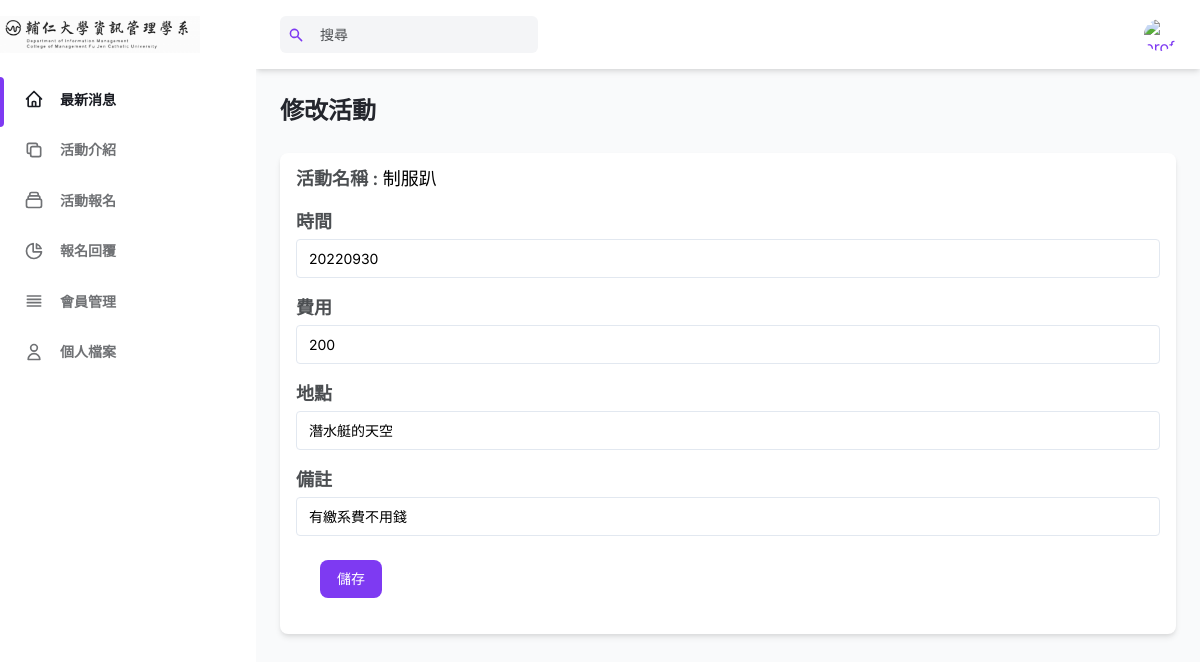
/update.php?AName=制服趴, run on the app's committed database.
### tables this page shows
CREATE TABLE `activity` (
  `AName` varchar(20) NOT NULL,
  `Time` int(10) NOT NULL,
  `Money` int(10) NOT NULL,
  `Place` varchar(20) NOT NULL,
  `ANote` text NOT NULL
);

### public/update.php (the view, shortened to what this page needs)
<!DOCTYPE html>
<html :class="{ 'theme-dark': dark }" x-data="data()" lang="en">
  <head>
    <link rel="stylesheet" href="./assets/css/tailwind.output.css" />
    <link rel="stylesheet" href="https://cdnjs.cloudflare.com/ajax/libs/Chart.js/2.9.3/Chart.min.css" />
  </head>
  <body>
    <div class="flex h-screen bg-gray-50 dark:bg-gray-900" :class="{ 'overflow-hidden': isSideMenuOpen }">
      <aside class="z-20 hidden w-64 overflow-y-auto bg-white dark:bg-gray-800 md:block flex-shrink-0">
        <div class="py-4 text-gray-500 dark:text-gray-400">
          <a class="ml-5 text-lg font-bold text-gray-800 dark:text-gray-200" href="index.php"><img src="assets/img/logo.png" width="200"></a>
          <ul class="mt-6">
            <li class="relative px-6 py-3">
              <span class="absolute inset-y-0 left-0 w-1 bg-purple-600 rounded-tr-lg rounded-br-lg" aria-hidden="true"></span>
              <a class="inline-flex items-center w-full text-sm font-semibold text-gray-800 transition-colors duration-150 hover:text-gray-800 dark:hover:text-gray-200 dark:text-gray-100"
                href="index.php">
                <span class="ml-4">最新消息</span>
              </a>
            </li>
          </ul>
          <ul>
          <li class="relative px-6 py-3">
              <a class="inline-flex items-center w-full text-sm font-semibold transition-colors duration-150 hover:text-gray-800 dark:hover:text-gray-200"
                href="modals.php">
                <svg class="w-5 h-5" aria-hidden="true" fill="none" stroke-linecap="round" stroke-linejoin="round" stroke-width="2" viewBox="0 0 24 24" stroke="currentColor">
                  <path d="M8 16H6a2 2 0 01-2-2V6a2 2 0 012-2h8a2 2 0 012 2v2m-6 12h8a2 2 0 002-2v-8a2 2 0 00-2-2h-8a2 2 0 00-2 2v8a2 2 0 002 2z"></path>
                </svg>
                <span class="ml-4">活動介紹</span>
              </a>
            </li>
            <li class="relative px-6 py-3">
              <a class="inline-flex items-center w-full text-sm font-semibold transition-colors duration-150 hover:text-gray-800 dark:hover:text-gray-200"
                href="forms_2.php">
                <span class="ml-4">活動報名</span>
              </a>
            </li>
            <li class="relative px-6 py-3">
              <a class="inline-flex items-center w-full text-sm font-semibold transition-colors duration-150 hover:text-gray-800 dark:hover:text-gray-200"
                href="cards.php">
                <svg class="w-5 h-5" aria-hidden="true" fill="none" stroke-linecap="round" stroke-linejoin="round" stroke-width="2" viewBox="0 0 24 24" stroke="currentColor">
                  <path d="M11 3.055A9.001 9.001 0 1020.945 13H11V3.055z"></path>
                  <path d="M20.488 9H15V3.512A9.025 9.025 0 0120.488 9z"></path>
                </svg>
                <span class="ml-4">報名回覆</span>
              </a>
            </li>
            <li class="relative px-6 py-3">
              <a class="inline-flex items-center w-full text-sm font-semibold transition-colors duration-150 hover:text-gray-800 dark:hover:text-gray-200"
                href="tables.php">
                <svg class="w-5 h-5" aria-hidden="true" fill="none" stroke-linecap="round" stroke-linejoin="round" stroke-width="2" viewBox="0 0 24 24" stroke="currentColor">
                  <path d="M4 6h16M4 10h16M4 14h16M4 18h16"></path>
                </svg>
                <span class="ml-4">會員管理</span>
              </a>
            </li>
            <li class="relative px-6 py-3">
              <a class="inline-flex items-center w-full text-sm font-semibold transition-colors duration-150 hover:text-gray-800 dark:hover:text-gray-200"
                href="profile.php">
                <svg class="w-5 h-5" aria-hidden="true" fill="none" stroke-linecap="round" stroke-linejoin="round" stroke-width="2" viewBox="0 0 24 24" stroke="currentColor">
                  <path d="M16 7a4 4 0 11-8 0 4 4 0 018 0zM12 14a7 7 0 00-7 7h14a7 7 0 00-7-7z"></path>
                </svg>
                <span class="ml-4">個人檔案</span>
              </a>
            </li>
          </ul>
        </div>
      </aside>
      <div class="flex flex-col flex-1 w-full">
        <header class="z-10 py-4 bg-white shadow-md dark:bg-gray-800">
          <div class="container flex items-center justify-between h-full px-6 mx-auto text-purple-600 dark:text-purple-300">
            <?php
              $searchtxt = $_POST['searchtxt'];
            ?>
                <form action="index.php" method="post">
                    <div class="flex justify-center flex-1 lg:mr-32">
                    <div class="relative w-full max-w-xl mr-6 focus-within:text-purple-500">
                        <div class="absolute inset-y-0 flex items-center pl-2">
                        <svg class="w-4 h-4" aria-hidden="true" fill="currentColor" viewBox="0 0 20 20">
                            <path fill-rule="evenodd" d="M8 4a4 4 0 100 8 4 4 0 000-8zM2 8a6 6 0 1110.89 3.476l4.817 4.817a1 1 0 01-1.414 1.414l-4.816-4.816A6 6 0 012 8z"
                            clip-rule="evenodd"></path>
                        </svg>
                        </div>
                        <input class="w-full pl-10 pr-2 text-sm text-gray-700 placeholder-gray-600 bg-gray-100 border-0 rounded-md dark:placeholder-gray-500 dark:focus:shadow-outline-gray dark:focus:placeholder-gray-600 dark:bg-gray-700 dark:text-gray-200 focus:placeholder-gray-500 focus:bg-white focus:border-purple-300 focus:outline-none focus:shadow-outline-purple form-input"
                        type="text" placeholder="搜尋" aria-label="Search" name="searchtxt" value="<?php echo $searchtxt; ?>">
                    </div>
                    </div>
                </form>
            <ul class="flex items-center flex-shrink-0 space-x-6">
              <li class="relative">
                <button class="align-middle rounded-full focus:shadow-outline-purple focus:outline-none" @click="toggleProfileMenu"
                  @keydown.escape="closeProfileMenu" aria-label="Account" aria-haspopup="true">
                  <img class="object-cover w-8 h-8 rounded-full" src="assets/img/1457773.jpg" alt="profile" aria-hidden="true">
                </button>
              </li>
            </ul>
          </div>
        </header>
        <?php
          $AName = $_GET['AName'];
          $link = mysqli_connect('localhost', 'root', '12345678', 'fjuim');
          $sql = "select * from activity where AName='". $AName. "'";
          $result = mysqli_query($link, $sql);
          if($row = mysqli_fetch_assoc($result)){
              $Time = $row['Time'];
              $Money = $row['Money'];
              $Place = $row['Place'];
              $ANote = $row['ANote'];
          }
          ?>
        <main class="h-full pb-16 overflow-y-auto">
          <div class="container px-6 mx-auto grid">
            <h2 class="my-6 text-2xl font-semibold text-gray-700 dark:text-gray-200">
              修改活動
            </h2>
            <form  method="get" action="dblink.php">
            <div class="px-4 py-3 mb-8 bg-white rounded-lg shadow-md dark:bg-gray-800">
                <label class="block text-lg">
                  <span class="mb-4 text-lg font-semibold text-gray-600 dark:text-gray-300">活動名稱 : </span>
                  <?php echo $AName; ?>
                </label>
                <label class="block mt-4 text-sm">
                  <span class="mb-4 text-lg font-semibold text-gray-600 dark:text-gray-300">時間</span>
                  <input class="block w-full mt-1 text-sm dark:border-gray-600 dark:bg-gray-700 focus:border-purple-400
                  focus:outline-none focus:shadow-outline-purple dark:text-gray-300 dark:focus:shadow-outline-gray form-input" name="Time" value="<?php echo $Time; ?>">
                </label>
                <label class="block mt-4 text-sm">
                  <span class="mb-4 text-lg font-semibold text-gray-600 dark:text-gray-300">費用</span>
                  <input class="block w-full mt-1 text-sm dark:border-gray-600 dark:bg-gray-700 focus:border-purple-400
                  focus:outline-none focus:shadow-outline-purple dark:text-gray-300 dark:focus:shadow-outline-gray form-input" name="Money" value="<?php echo $Money; ?>">
                </label>
                <label class="block mt-4 text-sm">
                  <span class="mb-4 text-lg font-semibold text-gray-600 dark:text-gray-300">地點</span>
                  <input class="block w-full mt-1 text-sm dark:border-gray-600 dark:bg-gray-700 focus:border-purple-400
                  focus:outline-none focus:shadow-outline-purple dark:text-gray-300 dark:focus:shadow-outline-gray form-input" name="Place" value="<?php echo $Place; ?>">
                </label>
                <label class="block mt-4 text-sm">
                  <span class="mb-4 text-lg font-semibold text-gray-600 dark:text-gray-300">備註</span>
                  <input class="block w-full mt-1 text-sm dark:border-gray-600 dark:bg-gray-700 focus:border-purple-400
                  focus:outline-none focus:shadow-outline-purple dark:text-gray-300 dark:focus:shadow-outline-gray form-input" name="ANote" value="<?php echo $ANote; ?>">
                </label>
                <div class="px-6 my-6">
                  <button class="flex items-center justify-between px-4 py-2 text-sm font-medium leading-5 text-white transition-colors
                  duration-150 bg-purple-600 border border-transparent rounded-lg active:bg-purple-600 hover:bg-purple-700 focus:outline-none focus:shadow-outline-purple">
                    儲存
                  </button>
                </div>
            </form>
          </div>
        </main>
      </div>
    </div>
  </body>
</html>

### data on the page
activity: Time "20220930", Money "200", Place "潛水艇的天空", ANote "有繳系費不用錢"

### other printed values
$AName "制服趴"
